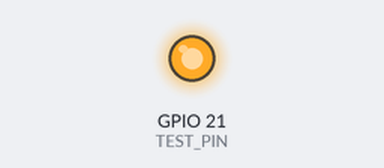
Bench run of a sketch on a simulated ESP32-S3. On the bench: output pins drawn as LEDs (lit = HIGH).

Above: at 1.0 s.
At 3.0 s:
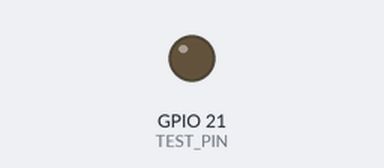
Timing chart, 0 to 5.2 s (numbered marks = the images above):
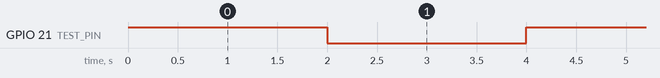

Measured:
- by itself, GPIO 21 (TEST_PIN): alternates HIGH for 2.0 s and LOW for 2.0 s

The sketch:

Atlas_6_0_S3_GPIO21_Electrical_Test_V1.ino
```cpp
/*
  Atlas 6.0 - ESP32-S3 GPIO21 Electrical Test V1
  ------------------------------------------------
  PURPOSE:
    Verify that the physical pin labelled GPIO21 really outputs 0V / 3.3V.

  IMPORTANT:
    Disconnect the SERVO SIGNAL wire from GPIO21 during this test.
    Servo VCC/GND may remain connected, but for the cleanest test
    disconnect the servo completely.

  TEST WITH MULTIMETER:
    Black probe -> ESP32 GND
    Red probe   -> physical GPIO21 pin
    DC Voltage mode

  Expected:
    ~3.3V for 2 seconds
    ~0V   for 2 seconds
    repeating
*/

#include <Arduino.h>

static const uint8_t TEST_PIN = 21;

void setup() {
  pinMode(TEST_PIN, OUTPUT);
}

void loop() {
  digitalWrite(TEST_PIN, HIGH);
  delay(2000);

  digitalWrite(TEST_PIN, LOW);
  delay(2000);
}
```
